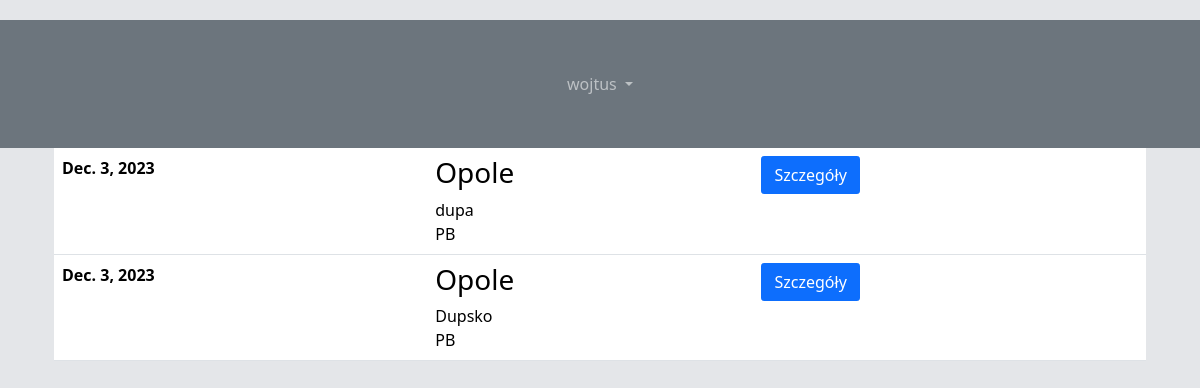
Before: /worker/ (signed in) with the older database file.
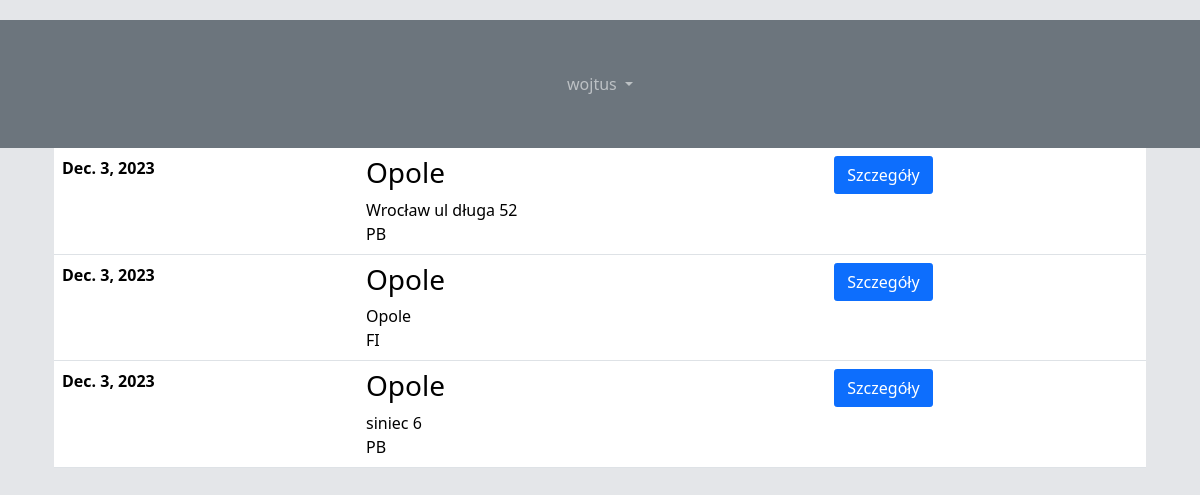
After: the same page with the newer database file.
### order_display/models.py (models this page shows, shortened)
class Order(models.Model):
    objects = models.Manager()
    published = PublishedManager()
    class Status(models.TextChoices):
        DRAFT = 'DF', 'Draft'
        PUBLISHED = 'PB', 'Published'
        FINISHED = 'FI', 'Finished'
    client = models.ForeignKey(Client,
                               on_delete=models.CASCADE,
                               related_name='order',
                               blank = True)
    created = models.DateField(default = timezone.now)
    due = models.DateField(default = timezone.now, blank=True)
    slug = models.SlugField(max_length=255, blank=True)
    status = models.CharField(max_length=2,
                              choices=Status.choices,
                              default=Status.PUBLISHED)
    adres = models.CharField(max_length=255, blank=True)
    workers = models.ManyToManyField(User)

class Client(models.Model):
    first_name = models.CharField(max_length=20,blank=True)
    last_name = models.CharField(max_length=20,blank=True)
    phone_number = models.IntegerField(blank = True)
    slug = models.SlugField(max_length=255,blank=True, unique=True)
    def __str__(self):
        return self.last_name

### worker_app/views.py (the view)
# urls.py: path('', views.OrderListView.as_view(), name = "order_list"),
def order_list(request):
    worker = request.user
    orders = Order.objects.filter(workers = worker)
    return render(request, 'worker_app/order_list.html', {'orders':orders})

### worker_app/templates/worker_app/order_list.html (shortened to what this page needs)
{% extends "order_display/base.html" %}
{% block content %}
<div class="event-schedule-area-two bg-color pad100">
  <div class="container">
      <div class="tab-content" id="myTabContent">
          <div class="tab-pane fade active show" id="home" role="tabpanel">
              <div class="table-responsive">
                  <table class="table">
                    {% for order in orders %}
                      <tr class="inner-box">
                          <th scope="row">
                              <div class="event-date">
                                  {{order.due}}
                              </div>
                          </th>
                          <td>
                              <div class="event-wrap">
                                  <h3><a>{{ order.client }}</a></h3>
                                  <div class="meta">
                                      <div class="organizers">
                                          <a>{{order.adres}}</a>
                                      </div>
                                      <div class="categories">
                                          <a>{{order.status}}</a>
                                      </div>
                                  </div>
                              </div>
                          </td>
                          <td>
                              <div class="primary-btn">
                                  <a class="btn btn-primary" href={% url 'worker_app:order_detail' order.slug %}>Szczegóły</a>
                              </div>
                          </td>
                      </tr>
                      {% endfor %}
                  </table>
              </div>
          </div>
      </div>
  </div>
</div>
{% endblock %}

Changed rows visible on the page:
changed Order: adres "dupa" → "Wrocław ul długa 52"
changed Order (number 2 of 3 on the later page): adres "Dupsko" → "Opole"; status "PB" → "FI"
now on this page (row edited): Order: due "Dec. 3, 2023", client "Opole", adres "siniec 6", status "PB"
